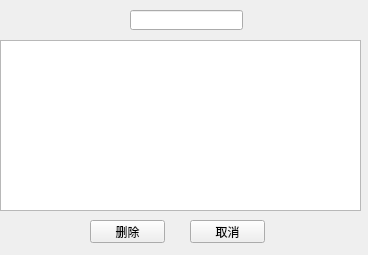
<?xml version="1.0" encoding="UTF-8"?>
<ui version="4.0">
 <class>DB_Data_Delete</class>
 <widget class="QWidget" name="DB_Data_Delete">
  <property name="geometry">
   <rect>
    <x>0</x>
    <y>0</y>
    <width>368</width>
    <height>255</height>
   </rect>
  </property>
  <property name="windowTitle">
   <string>Form</string>
  </property>
  <widget class="QLineEdit" name="dele_show_line">
   <property name="geometry">
    <rect>
     <x>130</x>
     <y>10</y>
     <width>113</width>
     <height>20</height>
    </rect>
   </property>
  </widget>
  <widget class="QPushButton" name="dele_cancel_button">
   <property name="geometry">
    <rect>
     <x>190</x>
     <y>220</y>
     <width>75</width>
     <height>23</height>
    </rect>
   </property>
   <property name="text">
    <string>取消</string>
   </property>
  </widget>
  <widget class="QTableView" name="dele_show_tableView">
   <property name="geometry">
    <rect>
     <x>0</x>
     <y>40</y>
     <width>361</width>
     <height>171</height>
    </rect>
   </property>
  </widget>
  <widget class="QPushButton" name="dele_dele_button">
   <property name="geometry">
    <rect>
     <x>90</x>
     <y>220</y>
     <width>75</width>
     <height>23</height>
    </rect>
   </property>
   <property name="text">
    <string>删除</string>
   </property>
  </widget>
 </widget>
 <resources/>
 <connections/>
</ui>
